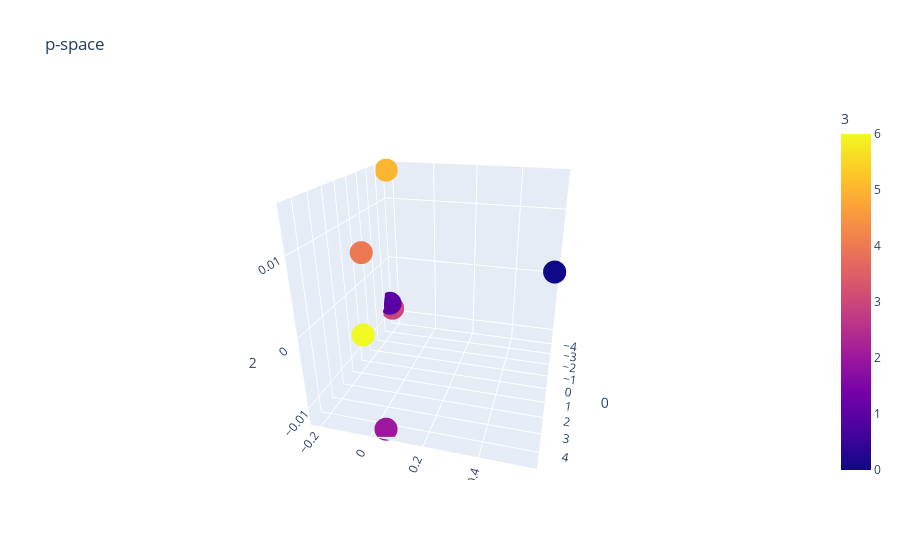

This figure's notebook cell:
### Code cell
H = encoder(D)
C = H[:,:,0:p]
C_reshaped = PCA(3).fit_transform(np.reshape(C, [-1, p]))
state_reshaped = np.repeat(range(ne),d)[:,np.newaxis]
shift_reshaped = np.array(list(range(d))*ne)[:,np.newaxis]
tem = np.concatenate([C_reshaped,state_reshaped,shift_reshaped], axis=1)
px.scatter_3d(pd.DataFrame(tem),x=0,y=1,z=2,color=3,title='p-space')

### Figure 1 — Plotly figure (JSON) as saved in the notebook; plotly's stock layout.template omitted (floating-point values rounded to 4 significant figures; data arrays with more than 128 entries replaced by an {"elided": "..."} marker saying what was removed)
{"data": [{"hovertemplate": "0=%{x}<br>1=%{y}<br>2=%{z}<br>3=%{marker.color}<extra></extra>", "legendgroup": "", "marker": {"color": {"elided": "700 int values"}, "coloraxis": "coloraxis", "symbol": "circle"}, "mode": "markers", "name": "", "scene": "scene", "showlegend": false, "type": "scatter3d", "x": {"elided": "700 float values"}, "y": {"elided": "700 float values"}, "z": {"elided": "700 float values"}}], "layout": {"autosize": true, "coloraxis": {"colorbar": {"title": {"text": "3"}}, "colorscale": [[0, "#0d0887"], [0.1111, "#46039f"], [0.2222, "#7201a8"], [0.3333, "#9c179e"], [0.4444, "#bd3786"], [0.5556, "#d8576b"], [0.6667, "#ed7953"], [0.7778, "#fb9f3a"], [0.8889, "#fdca26"], [1, "#f0f921"]]}, "legend": {"tracegroupgap": 0}, "scene": {"aspectmode": "auto", "aspectratio": {"x": 1, "y": 1, "z": 1}, "camera": {"center": {"x": 0, "y": 0, "z": 0}, "eye": {"x": 1.907, "y": 0.5086, "z": 0.8897}, "projection": {"type": "perspective"}, "up": {"x": 0, "y": 0, "z": 1}}, "domain": {"x": [0, 1], "y": [0, 1]}, "xaxis": {"title": {"text": "0"}, "type": "linear"}, "yaxis": {"title": {"text": "1"}, "type": "linear"}, "zaxis": {"title": {"text": "2"}, "type": "linear"}}, "title": {"text": "p-space"}}}
